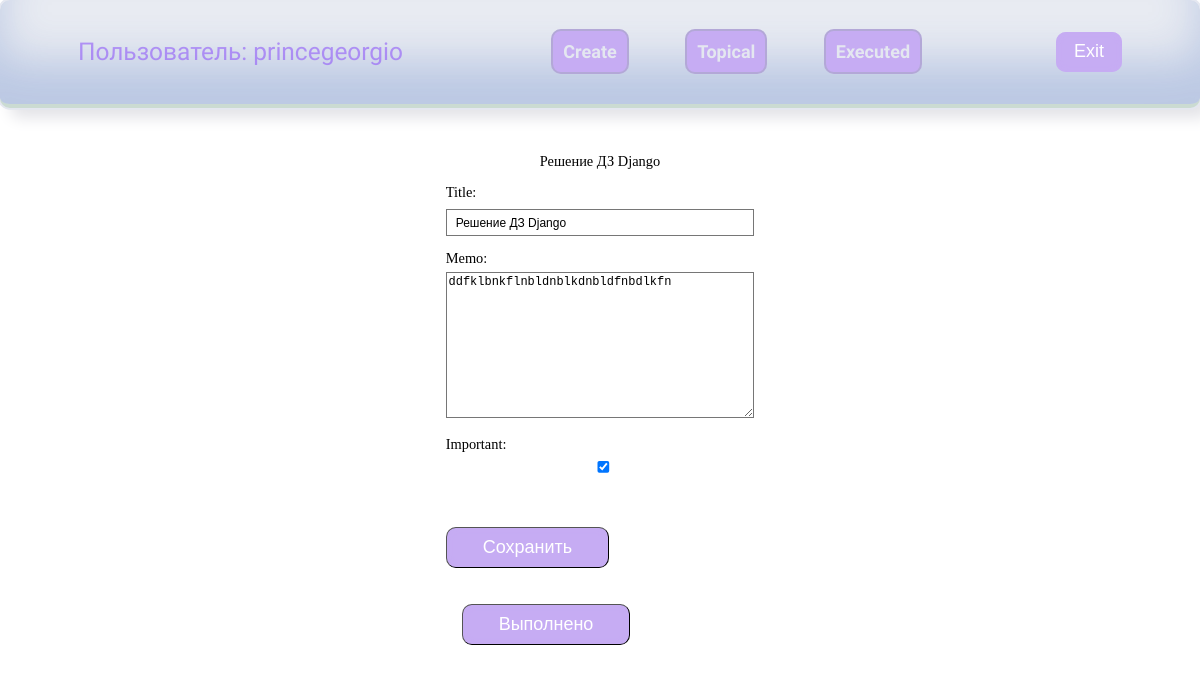
Page /todo/todo/1 (signed in) on the committed database.
### todo/models.py (models this page shows, shortened)
class Todo(models.Model):
    title = models.CharField(max_length=100)
    memo = models.TextField(blank=True)
    created = models.DateTimeField(auto_now_add=True)
    date_completed = models.DateTimeField(blank=True, null=True)
    important = models.BooleanField(default=False)
    user = models.ForeignKey(User, on_delete=models.CASCADE)

### todo/views.py (the view, shortened to what this page needs)
# urls.py: path('todo/<int:todo_pk>', views.viewtodo, name='viewtodo'),
def viewtodo(request, todo_pk):
    todo = get_object_or_404(Todo, pk=todo_pk)
    if request.method == 'GET':
        form = TodoForm(instance=todo)
        return render(request, 'todo/viewtodo.html', {'todo': todo, 'form': form})

### todo/forms.py
class TodoForm(ModelForm):
    class Meta:
        model = Todo
        fields = ['title', 'memo', 'important']

### todo/templates/todo/viewtodo.html (shortened to what this page needs)
{% extends 'todo/home.html' %}
{% block content %}
{{ todo.title }}
<form method="POST">
    {{ form.as_p }}
    <button class="btn">Сохранить</button>
</form>
<form action="{% url 'completetodo' todo.id %}" method="POST">
    <button class="btn_good">Выполнено</button>
</form>
{% endblock %}

### todo/templates/todo/home.html (shortened to what this page needs)
<!DOCTYPE html>
{% load static %}
<html lang="en">
<head>
    <link rel="stylesheet" href="{% static 'css/td_style.css' %}">
</head>
<body>
<div class="menu">
    <div class="wrap">
    {% if user.is_authenticated %}
        <ul>
            <li class="logo">Пользователь: {{ user.username }}</li>
            <li> <a href="{% url 'createtodos' %}">Create</a> </li>
            <li> <a href="{% url 'currenttodos' %}">Topical</a> </li>
            <li> <a href="{% url 'completed' %}">Executed</a> </li>
            <li><form action="{% url 'logoutuser' %}" method="post">
                <button class="top">Exit</button>
                </form>
            </li>
        </ul>
    {% else %}
        <ul>
            <li><a href="{% url 'signupuser' %}">Registration</a> </li>
             <li><a href="{% url 'loginuser' %}">Sign In</a> </li>
            <li><a class="main-menu" href="{% url 'index' %}">Back</a></li>
        </ul>
    {% endif %}
    </div>
</div>
<div class="content">
  <div class="wrap">
    {% block content %}
    {% endblock %}
  </div>
</div>
</body>
</html>

### todo/static/css/td_style.css (style rules this page uses)
body { padding: 0; margin: 0; font-family: Georgia, serif; zoom: 0.9; }
.wrap { max-width: 1200px; margin: 0 auto; padding: 10px 20px; box-sizing: border-box; }
.menu { background: rgb(232, 235, 242); padding: 5px; border-bottom: 5px solid rgba(85, 154, 80, 0.2); border-radius: 11px; box-shadow: inset 0 -3em 3em rgba(67, 106, 189, 0.27), 0 0 0 2px rgb(228, 231, 240), 0.7em 0.7em 1em rgb(227, 227, 231); }
ul { list-style: none; padding: 0; }
.menu ul { display: flex; justify-content: space-between; align-items: center; font-size: 20px; }
.menu .logo { margin-right: 10%; color: rgba(149, 99, 248, 0.65); font-size: 1.7rem; border-radius: 11px; white-space: nowrap; font-family: 'Rubik Bubbles', sans-serif; }
.menu a { color: #e4e7f0; font-weight: bold; text-decoration: none; font-family: 'Rubik Bubbles', sans-serif; background-color: rgb(198, 172, 243); padding: 11px; margin: 14px; border-radius: 11px; border: 3px solid rgba(94, 152, 89, 0.18); transition: background-color ease-in-out 0.4s, box-shadow ease-in-out 0.4s; box-shadow: 0 0 0 0 rgba(0, 0, 0, 0); }
.content .wrap { display: flex; flex-direction: column; align-items: center; justify-content: center; margin-top: 40px; }
.btn { background: #c6acf3; color: white; border-radius: 11px; }
button { padding: 10px 40px; border-radius: 6px; box-shadow: inset 0 0 6px 2px #c6acf3; margin-top: 40px; font-size: 20px; cursor: pointer; }
input { width: 100%; padding: 6px 10px; box-sizing: border-box; margin-top: 4px; }
.top { padding: 11px 20px; margin-top: 0; border: none; color: white; background-color: #c6acf3; margin-left: 100px; border-radius: 11px; }
label { display: block; margin-bottom: 5px; }
.btn_good { margin-right: 120px; display: block; background-color: #c6acf3; color: white; border-radius: 11px; }

### rows in the picture
Todo: title "Решение ДЗ Django", memo "ddfklbnkflnbldnblkdnbldfnbdlkfn", important "☑"

### other values in the picture
{{ user.username }} "princegeorgio"
